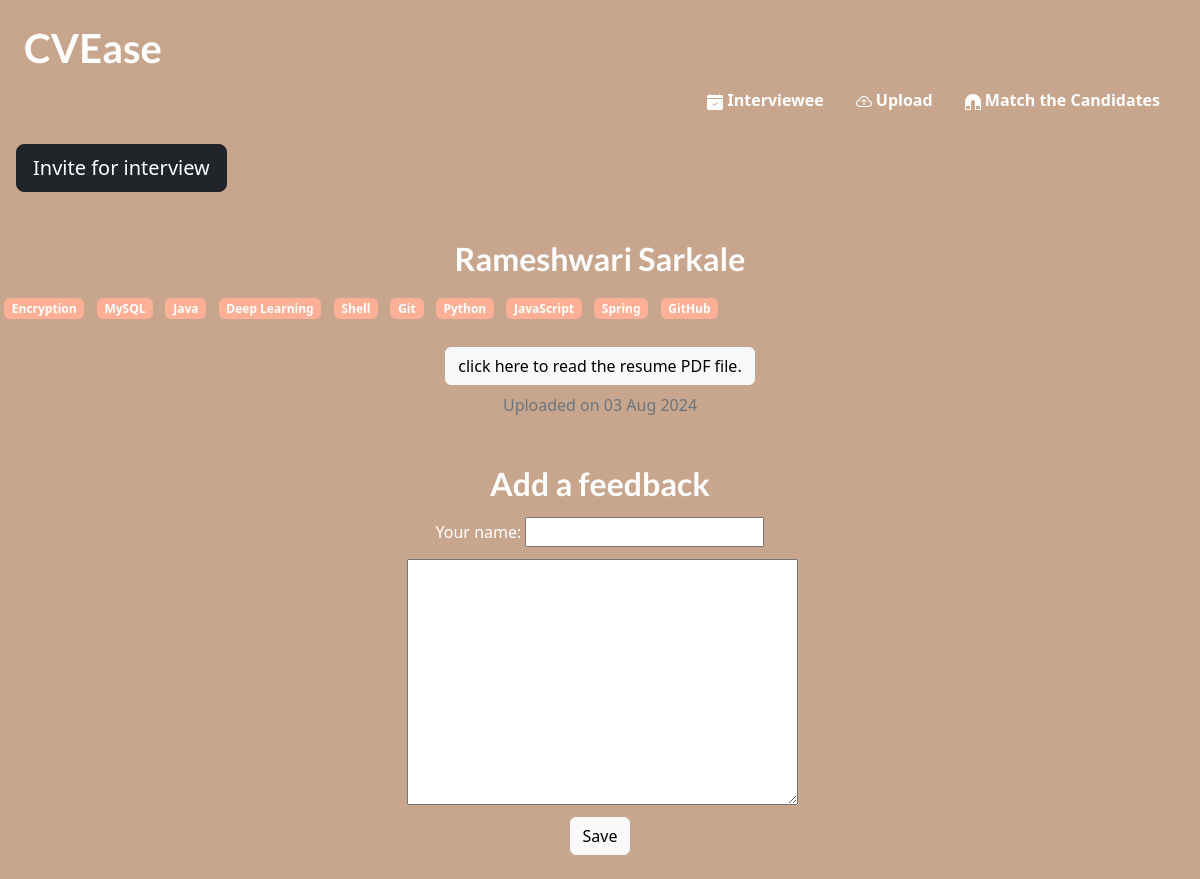
Page /rameshwari-sarkale (signed in) on the committed database.
### cv/models.py (models this page shows, shortened)
class Candidate(models.Model):
    STATUS_CHOICES = [
    ('selected', 'Selected'),
    ('pending', 'Pending'),
    ('rejected', 'Rejected'),
    ]
    name = models.CharField(max_length=30,null=False)
    email = models.EmailField(max_length=40,null=True)
    phone = models.CharField(max_length=20,null=True)
    cv_file = models.FileField(upload_to="cv",null=False)
    slug = models.SlugField(unique=True, null=True, db_index=True)
    tags = models.ManyToManyField(Tag)
    status = models.CharField(max_length=10, choices=STATUS_CHOICES, default='pending')
    uploaded_at = models.DateTimeField(auto_now_add=True)

class Tag(models.Model):
    caption = models.CharField(max_length=20)

### cv/views.py (the view, shortened to what this page needs)
# urls.py: path("<slug:slug>", views.CandidateDetailView.as_view(), name="candidate-detail"),
class CandidateDetailView(LoginRequiredMixin,View):
    def get(self, request, slug):
        candidate = Candidate.objects.get(slug=slug)
        context = {
            "candidate": candidate,
            "tags": candidate.tags.all(),
            "notes": candidate.notes.all().order_by("-created_at"),
            "status": candidate.status,
            "note_form": NoteForm(),
            "invitation_form": InvitationForm(),
        }
        return render(request, "cv/cv_detail.html", context)

### cv/forms.py
class NoteForm(forms.ModelForm):
    class Meta:
        model = Note
        exclude = ['candidate', 'created_at']
        labels = {
            'text': '',
            'user': 'Your name',
        }

class InvitationForm(forms.ModelForm):
    class Meta:
        model = Invitation
        fields = ['interview_date', 'position']
        widgets = {
            'interview_date': forms.DateTimeInput(attrs={'type': 'datetime-local', 'class': 'form-control'}),
            'position': forms.Select(attrs={'class': 'form-control'}),
        }

### cv/models.py (called while the page is built)
    def __str__(self):
        return self.title

### cv/templates/cv/cv_detail.html (shortened to what this page needs)
{% extends "base.html" %}
{% load static %}
{% block css_files %}
<link rel="stylesheet" href="{% static "cv/cv_detail.css" %}" />
{% endblock %}
{% block content %}
<section id="summary">
    <div class="m-3 ">
        <form method="post" action="{% url "candidate-detail" candidate.slug %}" name="cancel-invitation">
            <button  class="btn btn-dark btn-lg"
            {% if candidate.status == 'selected' %}
                style="background-color: gray;"
                name="cancel-invitation"
                type="submit"
            {% else %}
                type="button"
                data-bs-toggle="modal" data-bs-target="#infoModal"
            {% endif %}
            >
                {% if candidate.status == 'selected' %}
                    Remove from interviewees
                {% else %}
                    Invite for interview
                {% endif %}
            </button>
        </form>
      </div>
    <div class="text-center mx-auto mt-5">
        <h2 class="mx-auto">{{ candidate.name }}</h2>
    </div>
  <div class="mt-3">
    {% for tag in tags %}
      <span class="badge m-1" style="background-color:#FDB095">{{ tag.caption }}</span>
    {% endfor %}
  </div>
  <div class="mx-auto text-center">
    <a class="btn btn-light mt-4" href="{{ candidate.cv_file.url }}">click here to read the resume PDF file.</a>
  </div>
  <article>
    <div class="mx-auto text-center mt-2 fs-6 text-secondary">Uploaded on <time>{{ candidate.uploaded_at|date:"d M Y" }}</time></div>
  </article>
</section>
<section id="note-form" >
  <h2 class="text-center mt-4">Add a feedback</h2>
  <form action="{% url "candidate-detail" candidate.slug %}" method="POST" name="submit-note">
    {% for form_field in note_form %}
      <div class="form-control text-center {% if form_field.errors %}invalid{% endif %}" style="background: #c8a68e; border:none; color:white">
        {{ form_field.label_tag }}
        {{ form_field }}
      </div>
    {% endfor %}
    <div class="text-center mb-4">
        <button class="btn btn-light text-center"name="submit-note">Save</button>
    </div>
  </form>
</section>
{% endblock %}

### static/app.css (style rules this page uses)
* { box-sizing: border-box; }
html { font-family: 'Open Sans', 'Lato', sans-serif; }
body { margin: 0; background-color: #c8a68e; color:white; }
h1, h2, h3 { font-family: 'Lato', sans-serif; font-weight: bold; }

### rows in the picture
Candidate: name "Rameshwari Sarkale", uploaded_at "03 Aug 2024"
Tag: caption "Encryption"
Tag: caption "MySQL"
Tag: caption "Java"
Tag: caption "Deep Learning"
Tag: caption "Shell"
Tag: caption "Git"
Tag: caption "Python"
Tag: caption "JavaScript"
Tag: caption "Spring"
Tag: caption "GitHub"
